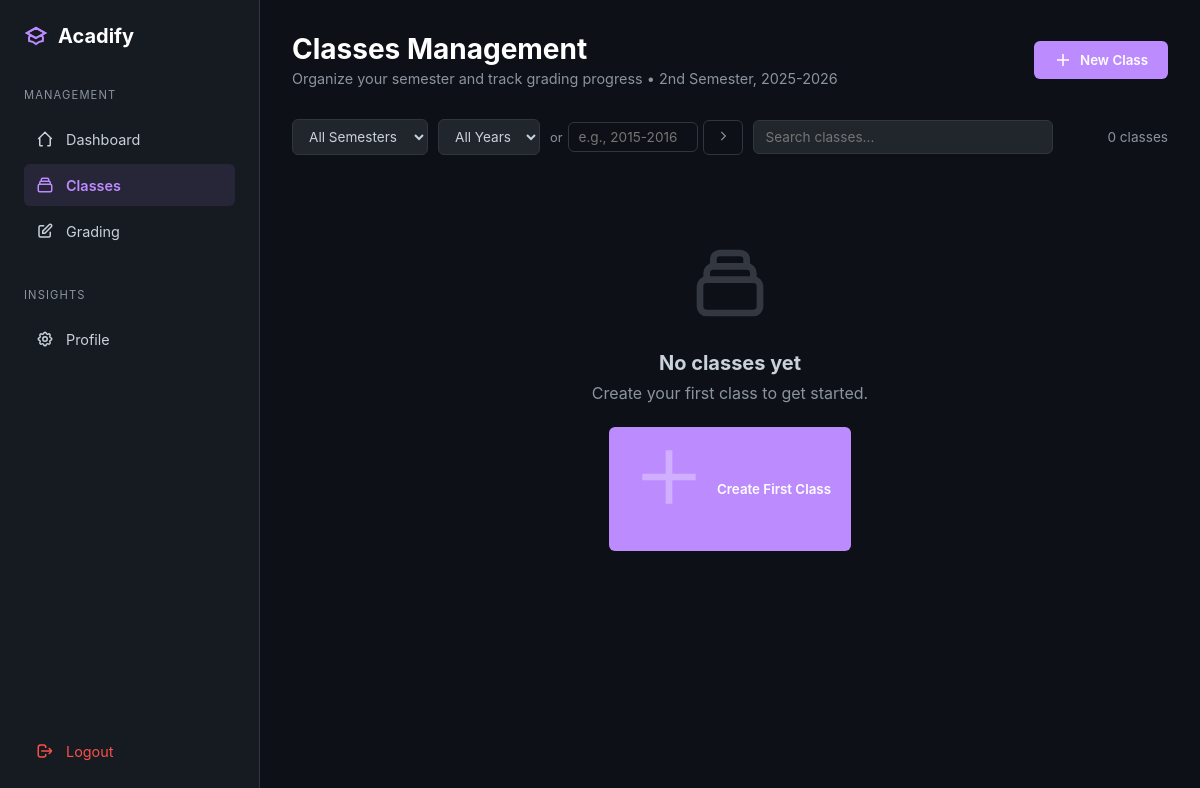
The page /teacher/classes (signed in) on the database as committed earlier.
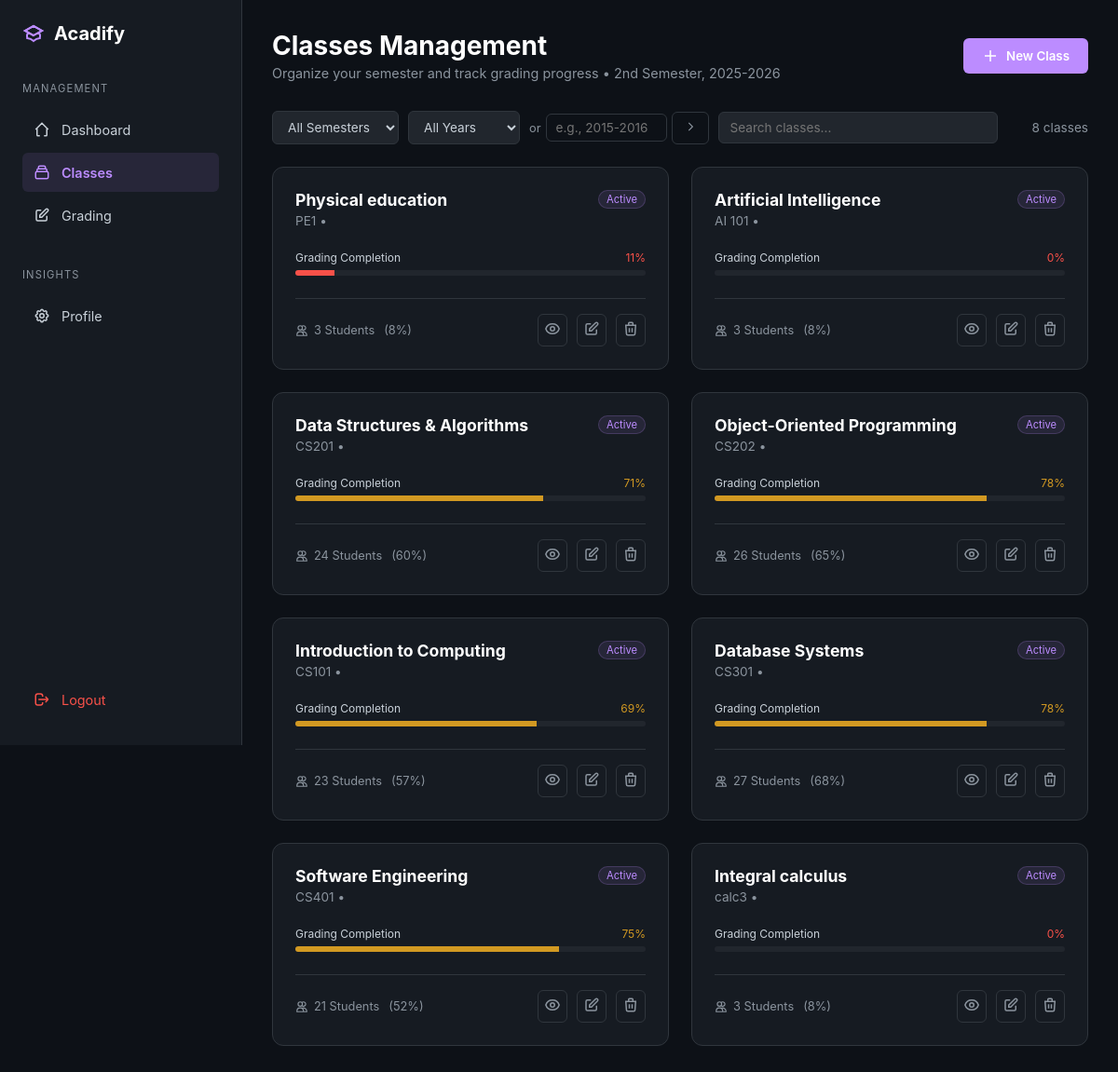
The same page on the database as committed later.
### models.py (models this page shows, shortened)
class Class(db.Model):
    __tablename__ = 'class'
    id = db.Column(db.Integer, primary_key=True)
    subject_id = db.Column(db.Integer, db.ForeignKey('subject.id'), nullable=True)
    subject_name = db.Column(db.String(200), nullable=True)
    subject_code = db.Column(db.String(20), nullable=True)
    units = db.Column(db.Integer, nullable=True)
    teacher_id = db.Column(db.Integer, db.ForeignKey('teacher.id'), nullable=False)
    section = db.Column(db.String(20), nullable=True)
    schedule = db.Column(db.String(100), nullable=True)
    room = db.Column(db.String(50), nullable=True)
    school_year = db.Column(db.String(20), nullable=False)
    semester = db.Column(db.String(20), nullable=False)
    max_students = db.Column(db.Integer, default=40)
    grading_formula = db.Column(db.Text, nullable=True)
    grade_conversion_table = db.Column(db.Text, nullable=True)
    department = db.Column(db.String(100), nullable=True)
    program = db.Column(db.String(100), nullable=True)
    year_level = db.Column(db.String(20), nullable=True)
    created_at = db.Column(db.DateTime, default=datetime.utcnow)
    enrollments = db.relationship('Enrollment', backref='class_', lazy='dynamic', cascade='all, delete-orphan')
    tests = db.relationship('Test', backref='class_', lazy='dynamic', cascade='all, delete-orphan')
    @property
    def effective_subject_name(self):
        if self.subject_name:
            return self.subject_name
        elif self.subject_id and self.subject:
            return self.subject.name
        return "Unnamed Subject"
    @property
    def effective_subject_code(self):
        if self.subject_code:
            return self.subject_code
        elif self.subject_id and self.subject:
            return self.subject.code
        return "N/A"
    @property
    def effective_units(self):
        if self.units is not None:
            return self.units
        elif self.subject_id and self.subject:
            return self.subject.units
        return 3  # Default
    def has_grading_formula(self):
        return self.grading_formula is not None or (
            self.subject_id and self.subject and self.subject.grading_formula
        )
    def can_edit_formula(self):
        from models import Grade, Test
        grades_count = Grade.query.join(Test).filter(
            Test.class_id == self.id,
            Grade.final_grade.isnot(None)
        ).count()
        return grades_count == 0

class Subject(db.Model):
    __tablename__ = 'subject'
    id = db.Column(db.Integer, primary_key=True)
    code = db.Column(db.String(20), unique=True, nullable=False, index=True)  # "MATH101"
    name = db.Column(db.String(200), nullable=False)  # "Mathematics 101"
    description = db.Column(db.Text, nullable=True)
    units = db.Column(db.Integer, nullable=False, default=3)
    is_major_subject = db.Column(db.Boolean, default=True)  # For GPA calculation filtering
    grading_formula = db.Column(db.Text, nullable=True)  # JSON string
    grade_conversion = db.Column(db.Text, nullable=True)  # JSON string
    created_at = db.Column(db.DateTime, default=datetime.utcnow)
    classes = db.relationship('Class', backref='subject', lazy='dynamic')

### blueprints/teacher/routes.py (the view)
@teacher_bp.route('/classes')
@teacher_required
def classes():
    teacher = current_user.teacher_profile
    current_school_year = Config.get_current_school_year()
    current_semester = Config.get_current_semester()
    selected_year = request.args.get('year')
    selected_semester = request.args.get('semester')
    query = Class.query.filter_by(teacher_id=teacher.id)
    if selected_year and selected_year != 'all':
        query = query.filter_by(school_year=selected_year)
    if selected_semester and selected_semester != 'all':
        query = query.filter_by(semester=selected_semester)
    teacher_classes = query.order_by(
        Class.school_year.desc(),
        Class.semester
    ).all()
    all_years = sorted(
        list(set([cls.school_year for cls in Class.query.filter_by(teacher_id=teacher.id).all()])),
        reverse=True
    )
    available_years = all_years  # Show all years with classes
    classes_data = []
    for cls in teacher_classes:
        enrollment_count = Enrollment.query.filter_by(
            class_id=cls.id,
            status='enrolled'
        ).count()
        tests = Test.query.filter_by(class_id=cls.id).all()
        total_possible_grades = enrollment_count * len(tests) if tests else 0
        if total_possible_grades > 0:
            graded_count = 0
            for test in tests:
                graded_count += Grade.query.filter_by(
                    test_id=test.id
                ).filter(Grade.final_grade.isnot(None)).count()
            grading_percentage = (graded_count / total_possible_grades * 100)
        else:
            grading_percentage = 0
        class_display = {
            'id': cls.id,
            'name': cls.effective_subject_name,
            'code': cls.effective_subject_code,
            'units': cls.effective_units,
            'section': cls.section,
            'schedule': cls.schedule,
            'room': cls.room,
            'semester': cls.semester,
            'school_year': cls.school_year,
            'max_students': cls.max_students,
            'has_formula': cls.has_grading_formula(),
            'can_edit_formula': cls.can_edit_formula()
        }
        classes_data.append({
            'class': class_display,
            'enrollment_count': enrollment_count,
            'capacity_percentage': (enrollment_count / cls.max_students * 100) if cls.max_students else 0,
            'grading_percentage': grading_percentage
        })
    all_students = Student.query.order_by(Student.last_name, Student.first_name).all()
    students_json = [{
        'id': s.id,
        'first_name': s.first_name,
        'last_name': s.last_name,
        'student_number': s.student_number,
        'program': s.program
    } for s in all_students]
    return render_template(
        'teacher/classes.html',
        teacher=teacher,
        classes_data=classes_data,
        all_students=students_json,
        current_school_year=current_school_year,
        current_semester=current_semester,
        available_years=available_years,
        selected_year=selected_year or 'all',  # Pass selected filters back
        selected_semester=selected_semester or 'all'
    )

### templates/teacher/classes.html (shortened to what this page needs)
<!DOCTYPE html>
<html lang="en">
<head>
</head>
<body>
    <nav class="sidebar">
        <div class="logo">
            <svg viewBox="0 0 24 24"><path stroke-width="2" d="M12 14l9-5-9-5-9 5 9 5z"/><path stroke-width="2" d="M12 14l9-5-9-5-9 5 9 5zm0 0l6.16-3.422a12.083 12.083 0 01.665 6.479A11.952 11.952 0 0012 20.055a11.952 11.952 0 00-6.824-2.998 12.078 12.078 0 01.665-6.479L12 14z"/></svg>
            <span>Acadify</span>
        </div>
        <div class="nav-group">
            <span class="nav-label">Management</span>
            <a href="{{ url_for('teacher.dashboard') }}" class="nav-item">
                <svg class="icon" viewBox="0 0 24 24"><path d="M3 12l2-2m0 0l7-7 7 7M5 10v10a1 1 0 001 1h3m10-11l2 2m-2-2v10a1 1 0 01-1 1h-3"/></svg>
                <span>Dashboard</span>
            </a>
            <a href="{{ url_for('teacher.classes') }}" class="nav-item active">
                <svg class="icon" viewBox="0 0 24 24"><path d="M19 11H5m14 0a2 2 0 012 2v6a2 2 0 01-2 2H5a2 2 0 01-2-2v-6a2 2 0 012-2m14 0V9a2 2 0 00-2-2M5 11V9a2 2 0 012-2m0 0V5a2 2 0 012-2h6a2 2 0 012 2v2M7 7h10"/></svg>
                <span>Classes</span>
            </a>
            <a href="{{ url_for('teacher.grading') }}" class="nav-item">
                <svg class="icon" viewBox="0 0 24 24"><path d="M11 5H6a2 2 0 00-2 2v11a2 2 0 002 2h11a2 2 0 002-2v-5m-1.414-9.414a2 2 0 112.828 2.828L11.828 15H9v-2.828l8.586-8.586z"/></svg>
                <span>Grading</span>
            </a>
        </div>
        <div class="nav-group">
            <span class="nav-label">Insights</span>
            <a href="{{ url_for('teacher.profile') }}" class="nav-item">
                <span>Profile</span>
            </a>
        </div>
        <a href="{{ url_for('auth.logout') }}" class="nav-item logout">
            <svg class="icon" viewBox="0 0 24 24"><path d="M17 16l4-4m0 0l-4-4m4 4H7m6 4v1a3 3 0 01-3 3H6a3 3 0 01-3-3V7a3 3 0 013-3h4a3 3 0 013 3v1"/></svg>
            <span>Logout</span>
        </a>
    </nav>
    <main class="main-content">
        <header class="header-actions">
            <div>
                <h1 style="color:#fff; font-size: 1.75rem;">Classes Management</h1>
                <p style="color: var(--text-dim); font-size: 0.9rem; margin-top: 4px;">
                    Organize your semester and track grading progress • {{ current_semester }}, {{ current_school_year }}
                </p>
            </div>
            <button class="btn-primary" onclick="openCreateModal()">
                <svg class="icon" viewBox="0 0 24 24"><path d="M12 4v16m8-8H4"/></svg>
                New Class
            </button>
        </header>
        <div class="filter-bar">
            <select class="filter-select" id="semesterFilter" onchange="applyFilters()">
                <option value="all">All Semesters</option>
            </select>
            <select class="filter-select" id="yearFilter" onchange="applyFilters()">
                <option value="all">All Years</option>
            </select>
            <div style="display: flex; gap: 5px; align-items: center;">
                <span style="color: var(--text-dim); font-size: 0.8rem;">or</span>
                <input type="text"
                    id="customYearInput"
                    class="form-input"
                    placeholder="e.g., 2015-2016"
                    style="width: 130px; padding: 6px 10px; font-size: 0.85rem;"
                    pattern="\d{4}-\d{4}">
                <button type="button"
                        class="icon-btn"
                        onclick="jumpToCustomYear()"
                        style="padding: 6px 12px;">
                    <svg class="icon" style="width: 14px;" viewBox="0 0 24 24">
                        <path d="M9 5l7 7-7 7"/>
                    </svg>
                </button>
            </div>
            <input type="text" class="search-box" id="searchBox" placeholder="Search classes..." onkeyup="searchClasses()">
            <span style="margin-left: auto; color: var(--text-dim); font-size: 0.85rem;">
                <span id="visibleCount">{{ classes_data|length }}</span> {{ 'class' if classes_data|length == 1 else 'classes' }}
            </span>
        </div>
        {% if classes_data %}
        <div class="class-grid" id="classGrid">
            {% for item in classes_data %}
            <div class="class-card" data-class-id="{{ item.class.id }}" data-semester="{{ item.class.semester }}" data-year="{{ item.class.school_year }}">
                <span class="class-status">Active</span>
                <div class="class-header">
                    <h3>{{ item.class.name }}</h3>
                    <p class="class-subtitle">
                        {{ item.class.code }} •
                </div>
                <div class="grading-progress-container">
                    <div class="progress-label">
                        <span>Grading Completion</span>
                        {% if item.grading_percentage == 100 %}
                            <span style="color: var(--success-green);">{{ "%.0f"|format(item.grading_percentage) }}%</span>
                        {% elif item.grading_percentage >= 50 %}
                            <span style="color: var(--warning-orange);">{{ "%.0f"|format(item.grading_percentage) }}%</span>
                        {% else %}
                            <span style="color: var(--error-red);">{{ "%.0f"|format(item.grading_percentage) }}%</span>
                        {% endif %}
                    </div>
                    <div class="progress-bar-bg">
                        <div class="progress-bar-fill"
                             style="width: {{ item.grading_percentage }}%;
                                    background: {% if item.grading_percentage == 100 %}var(--success-green){% elif item.grading_percentage >= 50 %}var(--warning-orange){% else %}var(--error-red){% endif %};">
                        </div>
                    </div>
                </div>
                <div class="class-footer">
                    <div class="roster-count">
                        <svg class="icon" style="width:14px;" viewBox="0 0 24 24"><path d="M12 4.354a4 4 0 110 5.292M15 21H3v-1a6 6 0 0112 0v1zm0 0h6v-1a6 6 0 00-9-5.197M13 7a4 4 0 11-8 0 4 4 0 018 0z"/></svg>
                        {{ item.enrollment_count }} Student{{ 's' if item.enrollment_count != 1 else '' }}
                        <span style="color: var(--text-dim); margin-left: 4px;">
                            ({{ "%.0f"|format(item.capacity_percentage) }}%)
                        </span>
                    </div>
                    <div class="action-btns">
                        <button class="icon-btn" title="View Roster" onclick="window.location.href='{{ url_for('teacher.class_detail', class_id=item.class.id) }}'">
                            <svg class="icon" viewBox="0 0 24 24"><path d="M15 12a3 3 0 11-6 0 3 3 0 016 0z"/><path d="M2.458 12C3.732 7.943 7.523 5 12 5c4.478 0 8.268 2.943 9.542 7-1.274 4.057-5.064 7-9.542 7-4.477 0-8.268-2.943-9.542-7z"/></svg>
                        </button>
                        <button class="icon-btn" title="Edit Class" onclick="editClass({{ item.class.id }})">
                            <svg class="icon" viewBox="0 0 24 24"><path d="M11 5H6a2 2 0 00-2 2v11a2 2 0 002 2h11a2 2 0 002-2v-5m-1.414-9.414a2 2 0 112.828 2.828L11.828 15H9v-2.828l8.586-8.586z"/></svg>
                        </button>
                        <button class="icon-btn delete" title="Delete Class" onclick="confirmDelete({{ item.class.id }}, '{{ item.class.name }}')">
                            <svg class="icon" viewBox="0 0 24 24"><path d="M19 7l-.867 12.142A2 2 0 0116.138 21H7.862a2 2 0 01-1.995-1.858L5 7m5 4v6m4-6v6m1-10V4a1 1 0 00-1-1h-4a1 1 0 00-1 1v3M4 7h16"/></svg>
                        </button>
                    </div>
                </div>
            </div>
            {% endfor %}
        </div>
        {% else %}
        <div class="empty-state">
            <svg viewBox="0 0 24 24" fill="none" stroke="currentColor">
                <path stroke-width="2" d="M19 11H5m14 0a2 2 0 012 2v6a2 2 0 01-2 2H5a2 2 0 01-2-2v-6a2 2 0 012-2m14 0V9a2 2 0 00-2-2M5 11V9a2 2 0 012-2m0 0V5a2 2 0 012-2h6a2 2 0 012 2v2M7 7h10"/>
            </svg>
            <h3>No classes yet</h3>
            <p style="margin-top: 0.5rem;">Create your first class to get started.</p>
            <button class="btn-primary" style="margin-top: 1.5rem;" onclick="openCreateModal()">
                <svg class="icon" viewBox="0 0 24 24"><path d="M12 4v16m8-8H4"/></svg>
                Create First Class
            </button>
        </div>
        {% endif %}
    </main>
</body>
</html>

Rows that differ between the two databases and show on the page:
added Class: semester "2nd Semester", class.name "Artificial Intelligence", class.code "AI 101"
added Class: class.name "Physical education", class.code "PE1"
added Subject: class.name "Data Structures & Algorithms", class.code "CS201"
added Subject: class.name "Object-Oriented Programming", class.code "CS202"
added Subject: class.name "Introduction to Computing", class.code "CS101"
added Subject: class.name "Database Systems", class.code "CS301"
added Subject: class.name "Software Engineering", class.code "CS401"
added Class: class.name "Integral calculus", class.code "calc3"
Other text that changed with them:
{{ classes_data|length }}: "0" → "8"
{{ current_semester }}: "2nd Semester" → (not shown)
new list line: "Active • Grading Completion 11 % 3 Student s ( 8 %)"
new list line: "Active • Grading Completion 0 % 3 Student s ( 8 %)"
new list line: "Active • Grading Completion 71 % 24 Student s ( 60 %)"
new list line: "Active • Grading Completion 78 % 26 Student s ( 65 %)"
new list line: "Active • Grading Completion 69 % 23 Student s ( 57 %)"
new list line: "Active • Grading Completion 78 % 27 Student s ( 68 %)"
new list line: "Active • Grading Completion 75 % 21 Student s ( 52 %)"
text no longer shown: "No classes yet Create your first class to get started. Create First Class"
